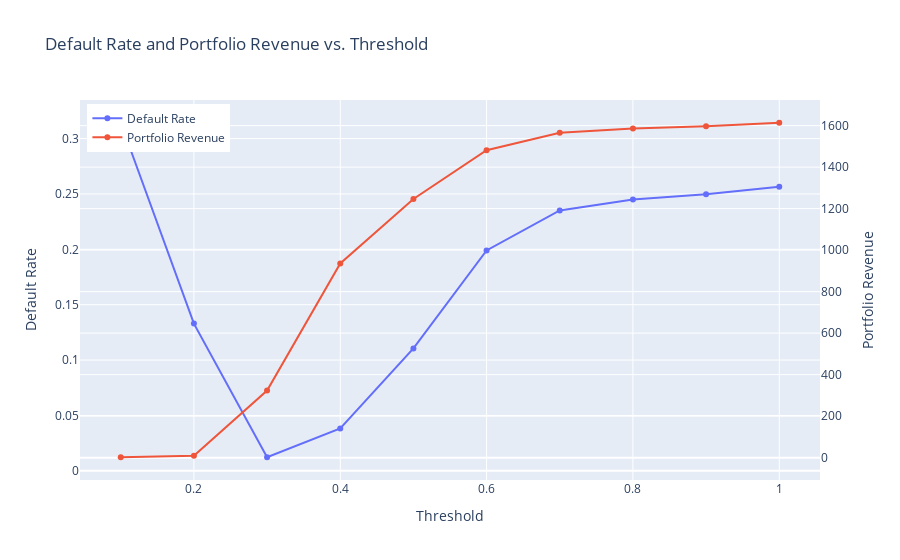

Notebook code cell kept with this figure:
### Code cell
plot_default_rate_and_revenue_vs_threshold(results_df_test1)

### Figure 1 — Plotly figure (JSON) as saved in the notebook; plotly's stock layout.template omitted (floating-point values rounded to 4 significant figures)
{"data": [{"mode": "lines+markers", "name": "Default Rate", "type": "scatter", "x": [0.1, 0.2, 0.3, 0.4, 0.5, 0.6, 0.7, 0.8, 0.9, 1], "y": [0.3143, 0.1329, 0.01226, 0.0382, 0.1105, 0.199, 0.2351, 0.2449, 0.2497, 0.2566]}, {"mode": "lines+markers", "name": "Portfolio Revenue", "type": "scatter", "x": [0.1, 0.2, 0.3, 0.4, 0.5, 0.6, 0.7, 0.8, 0.9, 1], "y": [2.011, 9.079, 323.5, 935.6, 1247.0, 1481.0, 1565.0, 1586.0, 1597.0, 1614.0], "yaxis": "y2"}], "layout": {"autosize": true, "legend": {"x": 0.01, "xanchor": "left", "y": 0.99, "yanchor": "top"}, "title": {"text": "Default Rate and Portfolio Revenue vs. Threshold"}, "xaxis": {"autorange": true, "range": [0.04553, 1.054], "title": {"text": "Threshold"}, "type": "linear"}, "yaxis": {"autorange": true, "range": [-0.01267, 0.3392], "title": {"text": "Default Rate"}, "type": "linear"}, "yaxis2": {"autorange": true, "overlaying": "y", "range": [-131.0, 1747.0], "side": "right", "title": {"text": "Portfolio Revenue"}, "type": "linear"}}}
